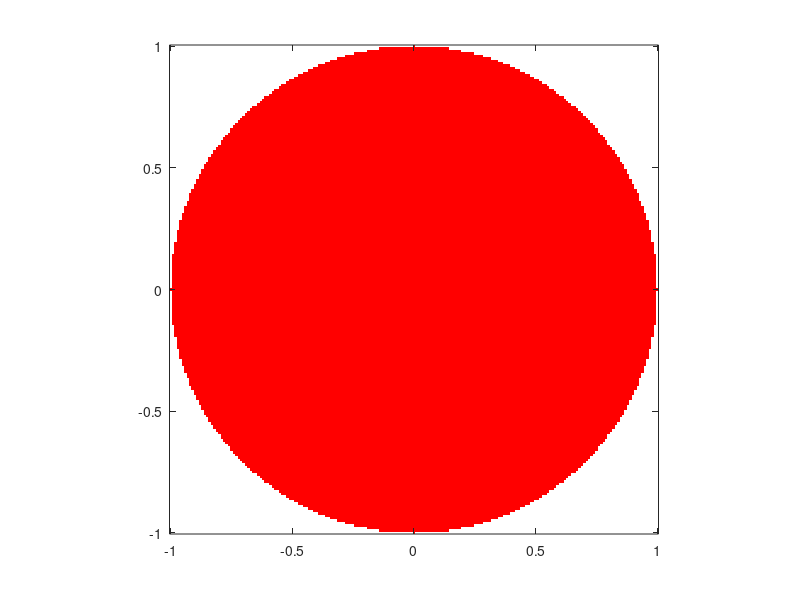

Here is the MATLAB script that generated this plot:
close all;
phi= inline('z^2'); %Note c is 0 in our function z^2+c.
fixpt1 = 0; %These are the fixed points.
fixpt2 = 1;

colormap([1 0 0; 1 1 1]); %Points numbered 1 (inside) will be colored red;
                           %Those numbered 2 (outside) will be white.
M = 2*ones(201,201);       %Initilize array of point colors to 2 (white).

for j=1:201,               %Try initial values with imaginary parts between 
  y = -1 + (j-1)*.01;     % -.7 and .7
  for i=1:201,             %and with real parts between
      x= -1 + (i-1)*.01; % -1.8 and 1.8.
      z= x + 1i*y;         % 1i is the Matlab symbol for sqrt(-1).
      zk = z;
      iflag1 = 0;          %iflag1 and iflag2 count the number of iterations
      iflag2 = 0;          % when a root is within 1.e-6 of a fixed point;
      kount = 0;           % kount i < 5 && iflag2 < 5
          
      while kount < 100 && abs(zk) < 2 && iflag1 < 5 && iflag2 < 5
          kount = kount+1;
          zk = phi(zk);    % This is the fixed point iteration.
          
          err1 = abs(zk-fixpt1); %Test for convergence to fixpt1.
          if err1 < 1.e-6, iflag1 = iflag1 +1; else, iflag1 = 0; end;
          
          err2 = abs(zk-fixpt2); %Test for convergence to fixpt2.
          if err2 < 1.e-6, iflag2 =iflag2+1; else, iflag2 = 0; end;
          
      end;
      if iflag1 >= 5 || iflag2 >= 5 || kount >= 100, %If orbit is bounded,
          M(j,i) = 1;                              % point color to 1 (red)
      end;
  end;
end;


image([-1 1],[-1 1],M), %This plots the results.
pbaspect ([1 1 1]);
axis xy %Otherwise the vertical axis is inverted.